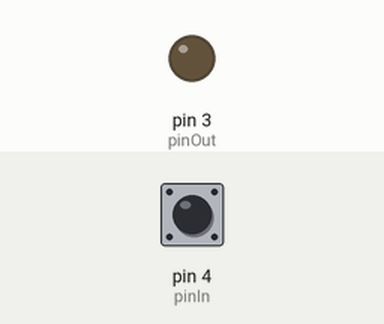
The sketch below on a simulated Arduino Uno, built with avr-gcc and run on an emulated ATmega328P. On the bench: output pins drawn as LEDs (lit = HIGH). The test bench sets the inputs (shaded band); at power-on: pin 4 (pinIn) LOW.

Above: at 1.2 s.
1.3 s: pin 4 (pinIn) pulsed HIGH 5 times (0.12 s each, 0.3 s apart)
At 3.0 s:
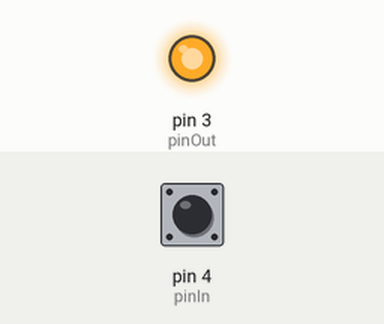
4.3 s: pin 4 (pinIn) driven HIGH
At 5.6 s:
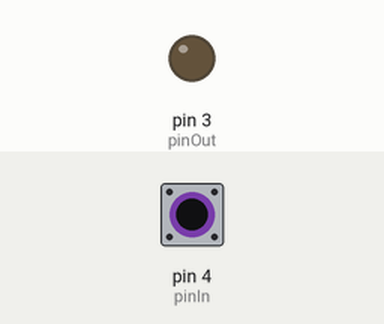
Timing chart, 0 to 7.3 s (numbered marks = the images above; inputs shaded):
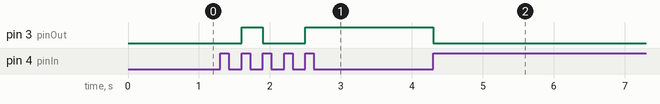

The sketch:

double_click.ino
```cpp
int pinIn=4;
int pinOut=3;
int state;
int state1;
void setup() {
  // put your setup code here, to run once:
  pinMode(pinIn,INPUT);
  pinMode(pinOut,OUTPUT);

}

void loop() {
  // put your main code here, to run repeatedly:
  while(state==0&digitalRead(pinIn)==1){
    state1=1;
  }
  if(state1==1){
    state=1;
  }
  while(state1==1&digitalRead(pinIn)==1){
    digitalWrite(pinOut,HIGH);
    state=2;
  }
  if(state==2){
    state1=2;
  }
  while(state==2&digitalRead(pinIn)==1){
    digitalWrite(pinOut,LOW);
    state1=3;
  }
  if(state1==3){
    state=0;
    state1=0;
  }


}
```

Measured:
- after the input at 1.3 s, pin 3 (pinOut): LOW → HIGH after 0.30 s, → LOW 0.30 s later, → HIGH 0.60 s later
- after the input at 4.3 s, pin 3 (pinOut): HIGH → LOW at once
